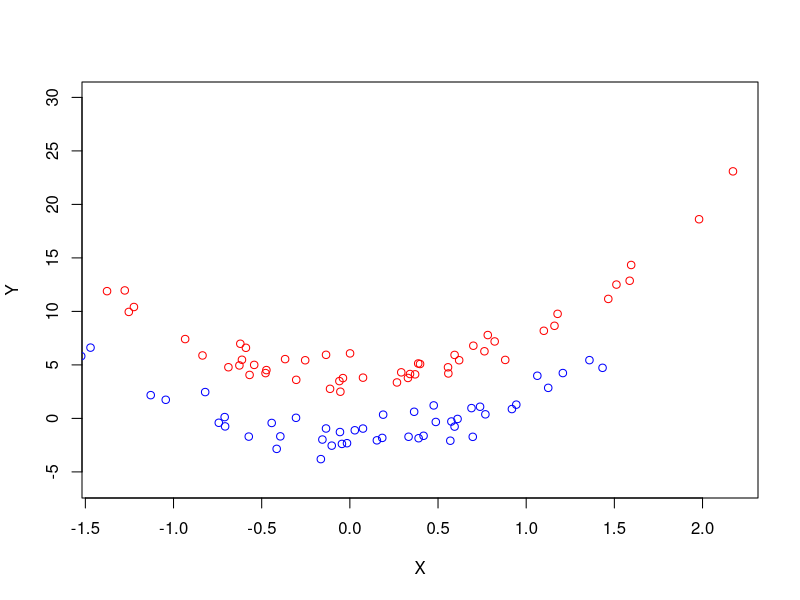
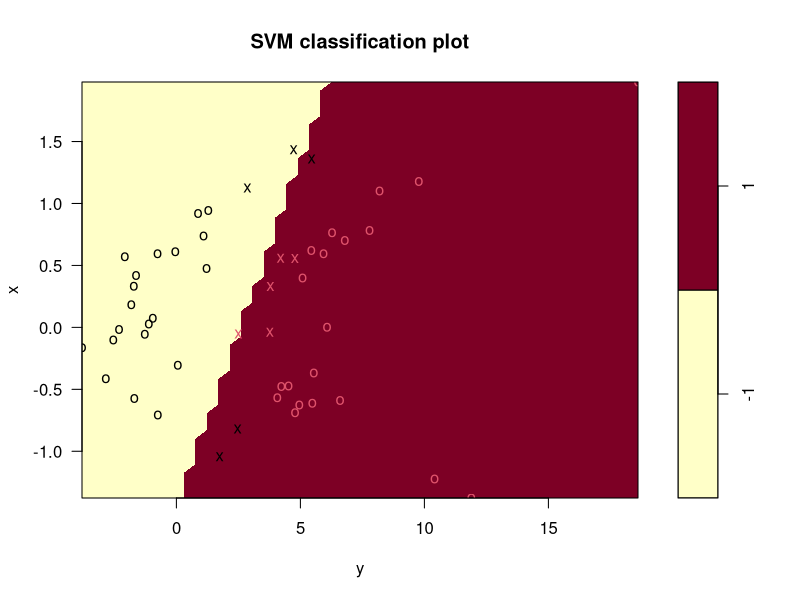
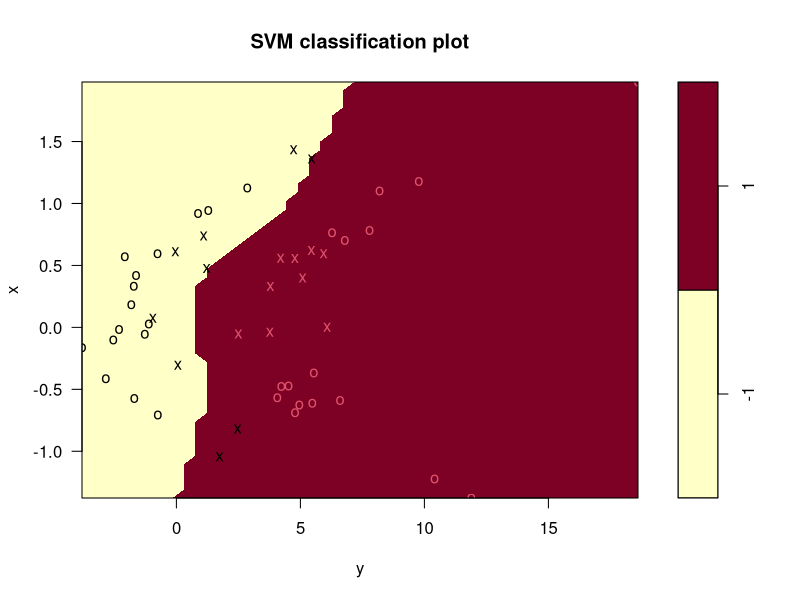
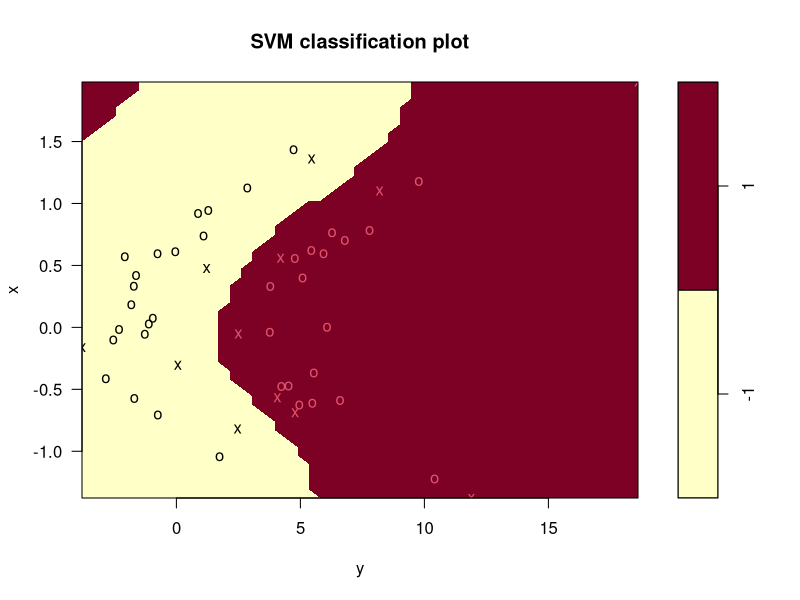

R code for these plots, in order:
## ---- chunk 1
library(e1071)
library(data.table)
## ---- chunk 2
set.seed(1)
x <- rnorm(100)
y <- 4 * x^2 + 1 + rnorm(100)
class <- sample(100, 50)
y[class] <- y[class] + 3
y[-class] <- y[-class] - 3
plot(x[class], y[class], col = "red", xlab = "X", ylab = "Y", ylim = c(-6, 30))
points(x[-class], y[-class], col = "blue")

z <- rep(-1, 100)
z[class] <- 1
dt <- data.frame(x = x, y = y, z = as.factor(z))
train <- sample(100, 50)
dt.train <- dt[train, ]
dt.test <- dt[-train, ]
## ---- chunk 3
svc = svm(z~., data=dt.train, kernel ="linear", cost =10)
plot(svc,dt.train)
svc.pred = predict(svc,dt.train)
table(svc.pred,dt.train$z)
## ---- chunk 4
svmpoly = svm(z~.,data=dt.train,kernel="polynomial",cost=10)
plot(svmpoly,dt.train)
svmpoly.pred = predict(svmpoly,dt.train)
table(svmpoly.pred,dt.train$z)
## ---- chunk 5
svmrad = svm(z~.,data=dt.train,kernel="radial",gamma=1,cost=10)
plot(svmrad,dt.train)
svmrad.pred=predict(svmrad,dt.train)
table(svmrad.pred,dt.train$z)
## ---- chunk 6
svc.pred2=predict(svc,dt.test)
table(svc.pred2,dt.test$z)
svmpoly.pred2=predict(svmpoly,dt.test)
table(svmpoly.pred2,dt.test$z)
svmrad.pred2=predict(svmrad,dt.test)
table(svmpoly.pred2,dt.test$z)
